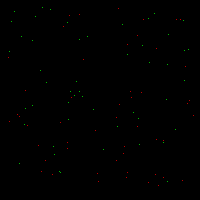
Frame 1 (no input)
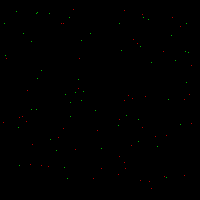
Frame 60 (the mouse pressed at the canvas centre just before this capture)
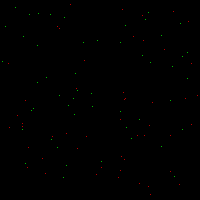
Frame 120 (the mouse held since frame 60 and released just before this capture)

The Processing sketch that drew these frames (run headless with seeded random() and noise(); from frame 60 on, the mouse is pressed at the canvas centre):

// Processing sketch: sketch_170822a
// ── sketch_170822a.pde
int crID = 0;
class Cr {
  int x, y;
  float health = 0;
  int id;

  int type;

  Cr(int type, int x, int y) {
    this.type = type;
    this.x = x;
    this.y = y;
    //crID += 1;
    //id = crID;
  }

  void draw() {
    if (type == 1) {
      stroke(255, 0, 0);
      point(x, y);
    } else {
      stroke(0, 255, 0);
      point(x, y);
    }
  }

  void move() {



    int r = (int) random(0, 6);
    int xa = 0;
    int ya = 0;
    switch (r) {
    case 0:
      ya = -1;
      break;
    case 1:
      ya = 1;
      break;
    case 2:
      xa = -1;
      break;
    case 3:
      xa = 1;
      break;
    default:
    }

    if (ya != 0 || xa != 0) {
      int newX = x + xa;
      int newY = y + ya;

      if (newX >= width || newX <= 1 || newY >= height || newY <= 1) {
      } else {


        Cr c = getAtPos(newX, newY);
        if (c == null) {
          pos[x][y] = 0;
          pos[newX][newY] = id;
          x = newX;
          y = newY;
        }
      }
    }
    
    health += random(0, 1);
    
    if (health >= 255) {
      health = 0;
      Cr c = getAtPos(x + 1, y);
      if (c == null && !outOfBounds(x+1, y)) {
        Cr cc = new Cr(2, x+1, y);
        cr.add(cc);
        cc.id = cr.size();
        pos[x+1][y] = cc.id;
      }
    }
  }
}

Cr getAtPos(int x, int y) {
  if (x >= width || x < 0 || y >= height || y < 0) return null;
  int id = pos[x][y];
  if (id == 0) {
    return null;
  } else {
    return cr.get(id-1);
  }
}

boolean outOfBounds(int x, int y) {
  if (x >= width || x <= 0 || y >= height || y <= 0) {
    return true;
  } else {
    return false;
  }
}

ArrayList<Cr> cr = new ArrayList<Cr>();
int[][] pos;
void setup() {

  size(200, 200);

  pos = new int[width][height];

  for (int i = 0; i < 50; i += 1) {
    while (true) {
      int x = (int)random(5, width-5);
      int y = (int)random(5, height-5);
      Cr check = getAtPos(x, y);
      if (check == null) {
        Cr c = new Cr(2, x, y);
        cr.add(c);
        c.id = i+1;
        pos[x][y] = c.id;
        break;
      }
    }
  }

  for (int i = 0; i < 50; i += 1) {
    while (true) {
      int x = (int)random(5, width-5);
      int y = (int)random(5, height-5);
      Cr check = getAtPos(x, y);
      if (check == null) {
        Cr c = new Cr(1, x, y);
        cr.add(c);
        c.id = i+1;
        pos[x][y] = c.id;
        break;
      }
    }
  }

  println(cr.size());
}

void draw() {
  background(0);
  for (int i = cr.size() - 1; i >= 0; i -= 1) {
    Cr c = cr.get(i);
    c.move();
    c.draw();
  }
}
